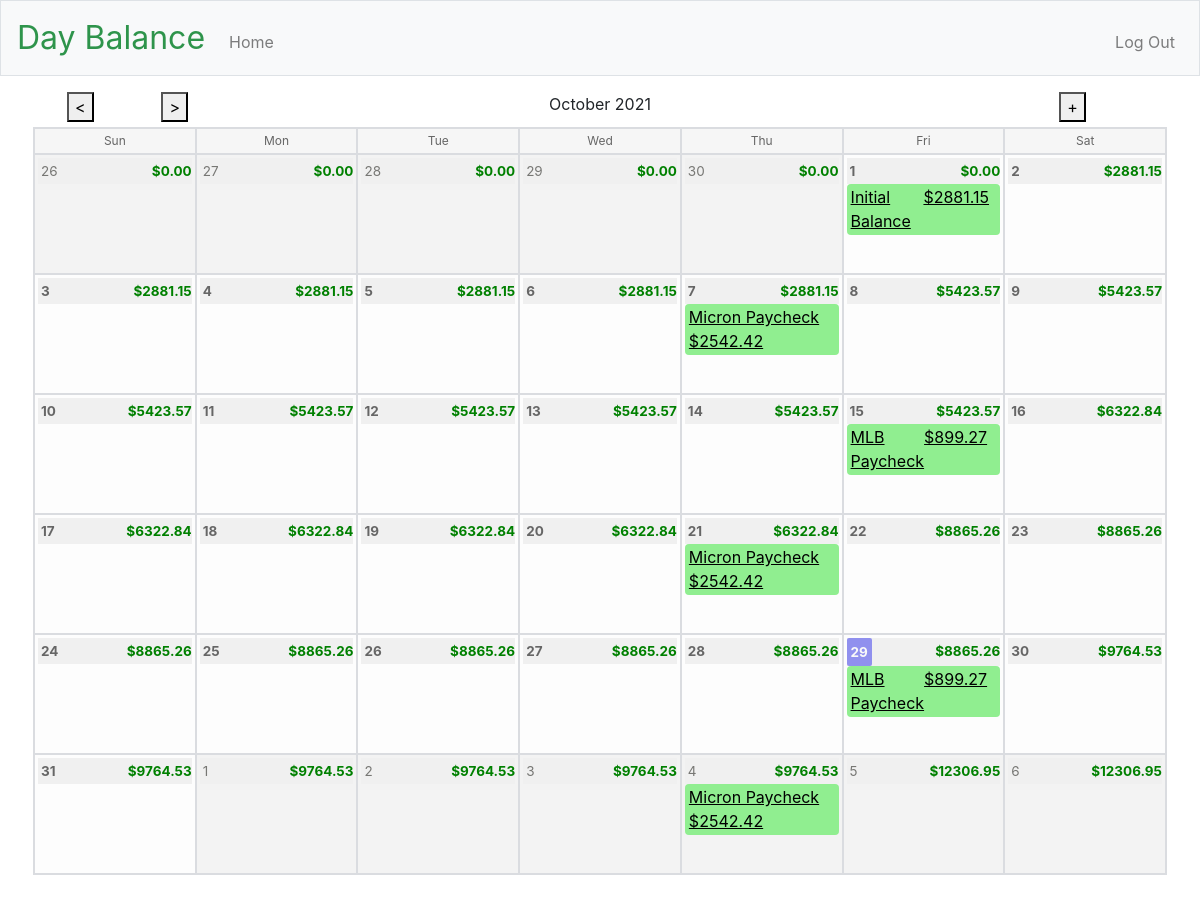
Screenshot of / (signed in) with the database file from the repository.
### app/models.py (models this page shows, shortened)
class Transaction(app.db.Model):
    id = app.db.Column(app.db.Integer, primary_key=True)
    title = app.db.Column(app.db.String(40), nullable=False)
    date = app.db.Column(app.db.Date, nullable=False)
    amount = app.db.Column(app.db.Integer, nullable=False)
    description = app.db.Column(app.db.String(200))
    income = app.db.Column(app.db.Boolean)
    is_recurring = app.db.Column(app.db.Boolean)
    freq = app.db.Column(app.db.String(8))  # DAILY, WEEKLY, MONTHLY, YEARLY
    interval = app.db.Column(app.db.Integer)
    mon = app.db.Column(app.db.Boolean)
    tue = app.db.Column(app.db.Boolean)
    wed = app.db.Column(app.db.Boolean)
    thu = app.db.Column(app.db.Boolean)
    fri = app.db.Column(app.db.Boolean)
    sat = app.db.Column(app.db.Boolean)
    sun = app.db.Column(app.db.Boolean)
    count = app.db.Column(app.db.Integer)  # number of occurrences
    until = app.db.Column(app.db.Date)     # recurrence end date
    rrule_string = app.db.Column(app.db.String(100))
    transaction_exceptions = app.db.relationship(
        'TransactionException',
        backref='transaction',
        lazy='dynamic',
    )
    user_id = app.db.Column(
        app.db.Integer,
        app.db.ForeignKey('user.id'),
        nullable=False,
    )
    day_names = ['MO', 'TU', 'WE', 'TH', 'FR', 'SA', 'SU']
    day_variables = [mon, tue, wed, thu, fri, sat, sun]
    freq_values = {
        'DAILY': rrule.DAILY,
        'WEEKLY': rrule.WEEKLY,
        'MONTHLY': rrule.MONTHLY,
        'YEARLY': rrule.YEARLY,
    }
    def return_transactions_between(self, before, after):
        before_datetime = datetime.datetime.combine(
            before, datetime.datetime.min.time())
        after_datetime = datetime.datetime.combine(
            after, datetime.datetime.min.time())
        recurring_set = rrule.rruleset()
        recurring_set.rrule(rrule.rrulestr(self.rrule_string))
        recurring_dates = recurring_set.between(
            before=before_datetime,
            after=after_datetime,
            inc=True,
        )
        recurring_transactions = []
        for date in recurring_dates:
            transaction = Transaction(
                id=self.id,
                user_id=self.user_id,
                title=self.title,
                date=date.date(),
                amount=self.amount,
                income=self.income,
            )
            recurring_transactions.append(transaction)
        return recurring_transactions

### app/main/routes.py (the view)
@bp.route("/", methods=["GET"])
@bp.route("/<int:year>/<int:month>", methods=["GET", "POST"])
@login_required
def index(year=0, month=0):
    todays_date = datetime.date(datetime.now())
    if year == 0 or month == 0:
        year = todays_date.year
        month = todays_date.month
    month_name = current_user.month_name(month)
    weekday_headers = current_user.weekday_headers()
    start_balance = current_user.month_starting_balance(year, month)
    month_days = current_user.month_days(year, month)
    month_transactions = current_user.month_transactions(year, month)
    return render_template(
        "index.html",
        todays_date=todays_date,
        current_month=month,
        current_year=year,
        current_months_name=month_name,
        weekday_headers=weekday_headers,
        month_days=month_days,
        balance=start_balance,
        transactions=month_transactions,
    )

### app/models.py (called while the page is built)
@app.login.user_loader
def load_user(id):
    return User.query.get(int(id))

    def weekday_headers(self):
        weekday_headers = []
        for weekday in app.balance_calendar.iterweekdays():
            weekday_headers.append(calendar.day_abbr[weekday])
        return weekday_headers

    def month_name(self, month):
        return calendar.month_name[month]

    def month_days(self, year, month):
        return app.balance_calendar.itermonthdates(year, month)

    def return_transactions_between(self, before, after):
        transactions = Transaction.query.filter(
            Transaction.user_id == self.id,
            Transaction.is_recurring == False,
            Transaction.date >= after,
            Transaction.date < before,
        ).all()
        recurring_transactions = Transaction.query.filter(
            Transaction.user_id == self.id,
            Transaction.is_recurring == True,
        )
        for recurring_transaction in recurring_transactions:
            recurring_dates = (
                recurring_transaction.return_transactions_between(
                    before=before, after=after))
            transactions.extend(recurring_dates)
        return transactions

    def month_starting_balance(self, year, month):
        month_start_day = list(
            app.balance_calendar.itermonthdates(year, month))[0]
        month_start_balance = 0
        prev_transactions = self.return_transactions_between(
            after=self.start_date,
            before=month_start_day,
        )
        for transaction in prev_transactions:
            if transaction.income is False:
                month_start_balance = month_start_balance - transaction.amount
            else:
                month_start_balance = month_start_balance + transaction.amount
        return (month_start_balance / 100)

    def month_transactions(self, year, month):
        month_start_day = list(
            app.balance_calendar.itermonthdates(year, month))[0]
        month_end_day = list(
            app.balance_calendar.itermonthdates(year, month))[-1]
        month_transactions = self.return_transactions_between(
            after=month_start_day,
            before=month_end_day,
        )
        return month_transactions

### app/templates/index.html (shortened to what this page needs)
{% extends "layout.html" %}
{% block main %}
    {% set ns = namespace(curr_balance=balance) %}
    <div class="row justify-content-center title-row">
        {% if current_month == 1 %}
            <form class="col-1 order-1 btn-left ml-0" action="/{{ current_year-1 }}/12" method="post">
                <button name="forwardBtn" title="Previous Month" type="submit">&lt;</button>
            </form>
        {% else %}
            <form class="col-1 order-1 btn-left ml-0" action="/{{ current_year }}/{{ current_month-1 }}" method="post">
                <button name="forwardBtn" title="Previous Month" type="submit">&lt;</button>
            </form>
        {% endif %}
        {% if current_month == 12 %}
            <form class="col-1 order-2 btn-left ml-0" action="/{{ current_year+1 }}/1" method="post">
                <button name="backBtn" title="Next Month" type="submit">&gt;</button>
            </form>
        {% else %}
            <form class="col-1 order-2 btn-left ml-0" action="/{{ current_year }}/{{ current_month+1 }}" method="post">
                <button name="backBtn" title="Next Month" type="submit">&gt;</button>
            </form>
        {% endif %}
        <div class="col order-4 title-center">
            {{ current_months_name }} {{ current_year }}
        </div>
        <form class="col-2 order-6 btn-right mr-0" action="/add" method="get">
            <button name="addBtn" title="Add Transaction" type="submit">+</button>
        </form>
    </div>
   <ul class="row justify-content-center calendar-header">
        {% for weekday_header in weekday_headers %}
            <li class="col weekday-header">{{ weekday_header }}</li>
        {% endfor %}
    </ul>
    <ul class="row justify-content-center calendar" id="calendar">
        {% for day in month_days %}
            <li
                {% if day.month != current_month %}
                    class="col day day-othermonth"
                {% else %}
                    class="col day"
                {% endif %}
                data-year="{{ day.year }}"
                data-month="{{ day.month }}"
                data-day="{{ day.day }}">
                <div class="row no-gutters day-header">
                    {% if day.day == todays_date.day and day.month == todays_date.month and day.year == todays_date.year %}
                        <span class="daynumber daynumber-current">
                    {% elif day.month != current_month %}
                        <span class="daynumber daynumber-othermonth">
                    {% else %}
                        <span class="daynumber">
                    {% endif %}
                    {{ day.day }}</span>
                    {% if ns.curr_balance < 0 %}
                        <span class="col daybalance daybalance-negative">
                    {% else %}
                        <span class="col daybalance">
                    {% endif %}
                    {{ "$%.2f"|format(ns.curr_balance) }}</span>
                </div>
                <div class="transactions">
                    {% for transaction in transactions %}
                        {% if transaction.date.month == day.month and transaction.date.day == day.day and transaction.date.year == day.year %}
                        {% set transaction_amount = transaction.amount/100 %}
                        {% set date_format = transaction.date.strftime('%Y%m%d') %}
                            <div
                                {% if transaction.income != True %}
                                    class="row no-gutters transaction transaction-red"
                                {% else %}
                                    class="row no-gutters transaction transaction-green"
                                {% endif %}>
                                <div class="col">
                                <a href="{{ url_for('main.edit_transaction', transaction_id = transaction.id, date_format = date_format) }}">
                                    {{ transaction.title }}
                                </a>
                                </div>
                                <div class="col">
                                <a href="{{ url_for('main.edit_transaction', transaction_id = transaction.id, date_format = date_format) }}">
                                    {{ "$%.2f"|format(transaction_amount) }}
                                </a>
                                </div>
                            </div>
                            {% set ns.curr_balance = (ns.curr_balance + transaction_amount) if transaction.income == True else (ns.curr_balance - transaction_amount) %}
                        {% endif %}
                    {% endfor %}
                </div>
            </li>
        {% endfor %}
    </ul>
{% endblock %}

### app/templates/layout.html (shortened to what this page needs)
<!DOCTYPE html>
<html lang="en">
    <head>
        <link href="https://maxcdn.bootstrapcdn.com/bootstrap/4.1.3/css/bootstrap.min.css" rel="stylesheet">
        <link href="/static/styles.css" rel="stylesheet">
    </head>
    <body>
        <nav class="navbar navbar-expand-md navbar-light bg-light border">
            <a class="navbar-brand" href="/"><span class="green">Day Balance</span></a>
            <div class="collapse navbar-collapse" id="navbar">
                {% if current_user.is_anonymous %}
                <ul class="navbar-nav ml-auto mt-2">
                    <li class="nav-item"><a class="nav-link" href="{{ url_for('auth.register') }}">Register</a></li>
                    <li class="nav-item"><a class="nav-link" href="{{ url_for('auth.login') }}">Log In</a></li>
                </ul>
                {% else %}
                <ul class="navbar-nav mr-auto mt-2">
                    <li class="nav-item"><a class="nav-link" href="{{ url_for('main.index') }}">Home</a></li>
                </ul>
                <ul class="navbar-nav ml-auto mt-2">
                    <li class="nav-item"><a class="nav-link" href="{{ url_for('auth.logout') }}">Log Out</a></li>
                </ul>
            {% endif %}
            </div>
        </nav>
        <main class="container-fluid px-5 py-3">
            {% block main %}{% endblock %}
        </main>
    </body>
</html>

### app/static/styles.css (style rules this page uses)
nav .navbar-brand { font-size: xx-large; }
nav .navbar-brand .green { color: #2e944b; }
main { overflow-x: auto; text-align: center; }
.calendar-header { min-width: 400px; padding-left: 0; padding: 0; margin-top: 5px; margin-bottom: 0; border-left: #DADCE0 2px solid; }
.weekday-header { list-style: none; font-size: 12px; text-align: center; background-color: #F6F6F6; color: #666; padding: 3px; margin: 0; overflow: auto; border-top: #DADCE0 2px solid; border-right: #DADCE0 2px solid; border-bottom: 0px; }
.calendar { min-width: 400px; padding-left: 0; border-bottom: #DADCE0 2px solid; border-left: #DADCE0 2px solid; }
.day-header { background-color: #F0F0F0; }
.day { list-style: none; text-align: left; min-height: 120px; background-color: #FDFDFD; padding: 3px; margin: 0; overflow: auto; border-top: #DADCE0 2px solid; border-right: #DADCE0 2px solid; border-bottom: 0px; }
.day-othermonth { background-color: #F3F3F3; cursor: auto; }
.daybalance { font-size: 13.5px; font-weight: 700; color: green; padding: 3px; text-align: right; }
.daynumber { font-size: 13.5px; font-weight: 700; color: #666; padding: 3px; }
.daynumber-current { color: #F9F9F9; background-color: #9090ee; padding: 4px; border-radius: 2px; }
.daynumber-othermonth { font-weight: 400; color: #777774; }
.transaction { margin-bottom: 1px; padding: 1px 4px 2px 4px; border-radius: 4px; text-underline-position: below; }
.transactions a:link { color: black; background-color: transparent; text-decoration: underline; }
.transaction-green { background-color: #90ee90; }

### rows the page displays
Transaction: transaction_amount "$2881.15"
Transaction: transaction_amount "$2542.42"
Transaction: transaction_amount "$899.27"
Transaction: transaction_amount "$899.27"

### other values shown
{{ current_months_name }} "October"
{{ current_year }} "2021"
{{ weekday_header }} "Sun" "Mon" "Tue" "Wed" "Thu" "Fri" "Sat"
{{ day.day }} "26" "27" "28" "29" "30" "1" "2" "3" "4" "5" "6" "7" "8" "9" "10" "11" "12" "13" "14" "15" "16" "17" "18" "19" "20" "21" "22" "23" "24" "25" "26" "27" "28" "29" "30" "31" "1" "2" "3" "4" "5" "6"
{{ "$%.2f"|format(ns.curr_balance) }} "$0.00" "$0.00" "$0.00" "$0.00" "$0.00" "$0.00" "$2881.15" "$2881.15" "$2881.15" "$2881.15" "$2881.15" "$2881.15" "$5423.57" "$5423.57" "$5423.57" "$5423.57" "$5423.57" "$5423.57" "$5423.57" "$5423.57" "$6322.84" "$6322.84" "$6322.84" "$6322.84" "$6322.84" "$6322.84" "$8865.26" "$8865.26" "$8865.26" "$8865.26" "$8865.26" "$8865.26" "$8865.26" "$8865.26" "$9764.53" "$9764.53" "$9764.53" "$9764.53" "$9764.53" "$9764.53" "$12306.95" "$12306.95"
